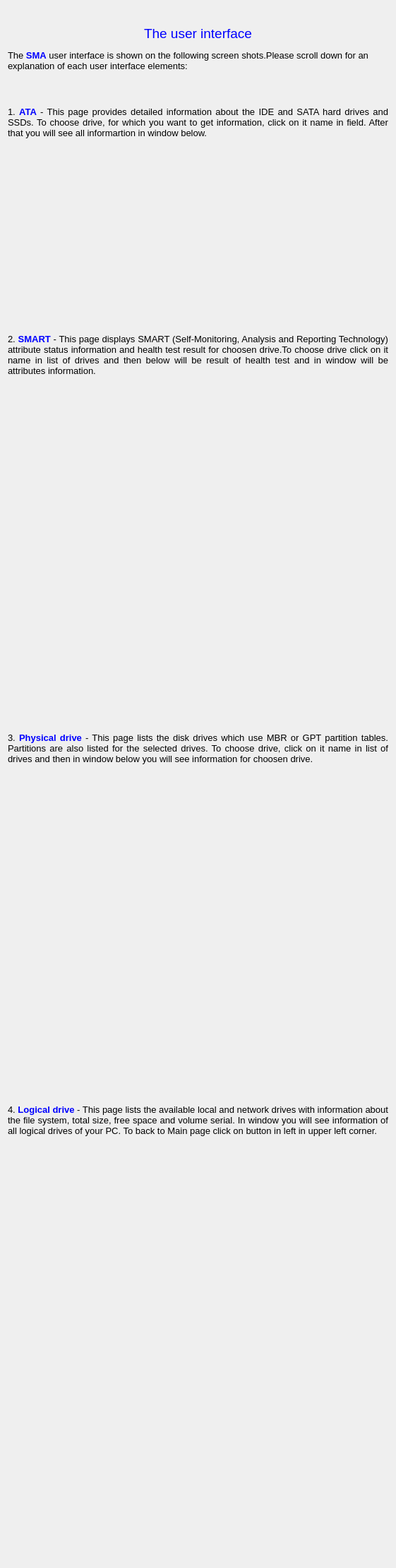
                <widget class="QWidget" name="scrollAreaWidgetContents_2">
                 <property name="geometry">
                  <rect>
                   <x>0</x>
                   <y>0</y>
                   <width>561</width>
                   <height>2222</height>
                  </rect>
                 </property>
                 <layout class="QHBoxLayout" name="horizontalLayout_36">
                  <item>
                   <widget class="QFrame" name="frame_48">
                    <property name="minimumSize">
                     <size>
                      <width>0</width>
                      <height>0</height>
                     </size>
                    </property>
                    <property name="maximumSize">
                     <size>
                      <width>16777215</width>
                      <height>2200</height>
                     </size>
                    </property>
                    <property name="frameShape">
                     <enum>QFrame::NoFrame</enum>
                    </property>
                    <property name="frameShadow">
                     <enum>QFrame::Raised</enum>
                    </property>
                    <property name="lineWidth">
                     <number>0</number>
                    </property>
                    <layout class="QVBoxLayout" name="verticalLayout_22">
                     <property name="spacing">
                      <number>0</number>
                     </property>
                     <property name="leftMargin">
                      <number>0</number>
                     </property>
                     <property name="topMargin">
                      <number>0</number>
                     </property>
                     <property name="rightMargin">
                      <number>0</number>
                     </property>
                     <property name="bottomMargin">
                      <number>0</number>
                     </property>
                     <item>
                      <widget class="QFrame" name="frame_49">
                       <property name="minimumSize">
                        <size>
                         <width>0</width>
                         <height>200</height>
                        </size>
                       </property>
                       <property name="maximumSize">
                        <size>
                         <width>16777215</width>
                         <height>150</height>
                        </size>
                       </property>
                       <property name="frameShape">
                        <enum>QFrame::NoFrame</enum>
                       </property>
                       <property name="frameShadow">
                        <enum>QFrame::Raised</enum>
                       </property>
                       <property name="lineWidth">
                        <number>0</number>
                       </property>
                       <layout class="QVBoxLayout" name="verticalLayout_24">
                        <property name="spacing">
                         <number>0</number>
                        </property>
                        <property name="leftMargin">
                         <number>0</number>
                        </property>
                        <property name="topMargin">
                         <number>0</number>
                        </property>
                        <property name="rightMargin">
                         <number>0</number>
                        </property>
                        <property name="bottomMargin">
                         <number>0</number>
                        </property>
                        <item>
                         <widget class="QLabel" name="label_15">
                          <property name="minimumSize">
                           <size>
                            <width>0</width>
                            <height>100</height>
                           </size>
                          </property>
                          <property name="maximumSize">
                           <size>
                            <width>16777215</width>
                            <height>100</height>
                           </size>
                          </property>
                          <property name="text">
                           <string>&lt;html&gt;&lt;head/&gt;&lt;body&gt;&lt;p align=&quot;center&quot;&gt;&lt;span style=&quot; font-size:14pt; color:#0000ff;&quot;&gt;The user interface&lt;/span&gt;&lt;/p&gt;&lt;p&gt;&lt;span style=&quot; font-size:10pt; color:#000000;&quot;&gt;The &lt;/span&gt;&lt;span style=&quot; font-size:10pt; font-weight:700; color:#0000ff;&quot;&gt;SMA&lt;/span&gt;&lt;span style=&quot; font-size:10pt; color:#000000;&quot;&gt; user interface is shown on the following screen shots.Please scroll down for an explanation of each user interface elements:&lt;/span&gt;&lt;/p&gt;&lt;p&gt;&lt;br/&gt;&lt;/p&gt;&lt;/body&gt;&lt;/html&gt;</string>
                          </property>
                          <property name="alignment">
                           <set>Qt::AlignLeading|Qt::AlignLeft|Qt::AlignTop</set>
                          </property>
                          <property name="wordWrap">
                           <bool>true</bool>
                          </property>
                         </widget>
                        </item>
                        <item>
                         <widget class="QLabel" name="label_20">
                          <property name="minimumSize">
                           <size>
                            <width>0</width>
                            <height>100</height>
                           </size>
                          </property>
                          <property name="maximumSize">
                           <size>
                            <width>16777215</width>
                            <height>150</height>
                           </size>
                          </property>
                          <property name="text">
                           <string>&lt;html&gt;&lt;head/&gt;&lt;body&gt;&lt;p align=&quot;justify&quot;&gt;&lt;span style=&quot; font-size:10pt;&quot;&gt;&lt;br/&gt;1. &lt;/span&gt;&lt;span style=&quot; font-size:10pt; font-weight:700; color:#0000ff;&quot;&gt;ATA&lt;/span&gt;&lt;span style=&quot; font-size:10pt;&quot;&gt; - This page provides detailed information about the IDE and SATA hard drives and SSDs. To choose drive, for which you want to get information, click on it name in field. After that you will see all informartion in window below.&lt;/span&gt;&lt;/p&gt;&lt;/body&gt;&lt;/html&gt;</string>
                          </property>
                          <property name="alignment">
                           <set>Qt::AlignLeading|Qt::AlignLeft|Qt::AlignTop</set>
                          </property>
                          <property name="wordWrap">
                           <bool>true</bool>
                          </property>
                         </widget>
                        </item>
                       </layout>
                      </widget>
                     </item>
                     <item>
                      <widget class="QFrame" name="frame_50">
                       <property name="minimumSize">
                        <size>
                         <width>0</width>
                         <height>2100</height>
                        </size>
                       </property>
                       <property name="frameShape">
                        <enum>QFrame::NoFrame</enum>
                       </property>
                       <property name="frameShadow">
                        <enum>QFrame::Raised</enum>
                       </property>
                       <property name="lineWidth">
                        <number>0</number>
                       </property>
                       <layout class="QVBoxLayout" name="verticalLayout_23">
                        <property name="spacing">
                         <number>10</number>
                        </property>
                        <property name="leftMargin">
                         <number>0</number>
                        </property>
                        <property name="topMargin">
                         <number>0</number>
                        </property>
                        <property name="rightMargin">
                         <number>0</number>
                        </property>
                        <property name="bottomMargin">
                         <number>0</number>
                        </property>
                        <item>
                         <widget class="QFrame" name="frame_54">
                          <property name="minimumSize">
                           <size>
                            <width>0</width>
                            <height>409</height>
                           </size>
                          </property>
                          <property name="frameShape">
                           <enum>QFrame::NoFrame</enum>
                          </property>
                          <property name="frameShadow">
                           <enum>QFrame::Raised</enum>
                          </property>
                          <property name="lineWidth">
                           <number>0</number>
                          </property>
                          <layout class="QVBoxLayout" name="verticalLayout_25">
                           <property name="leftMargin">
                            <number>0</number>
                           </property>
                           <property name="topMargin">
                            <number>0</number>
                           </property>
                           <property name="rightMargin">
                            <number>0</number>
                           </property>
                           <property name="bottomMargin">
                            <number>0</number>
                           </property>
                           <item>
                            <widget class="QLabel" name="label_19">
                             <property name="text">
                              <string>&lt;html&gt;&lt;head/&gt;&lt;body&gt;&lt;p&gt;&lt;img src=&quot;:/five.png&quot;/&gt;&lt;/p&gt;&lt;/body&gt;&lt;/html&gt;</string>
                             </property>
                             <property name="alignment">
                              <set>Qt::AlignHCenter|Qt::AlignTop</set>
                             </property>
                            </widget>
                           </item>
                           <item>
                            <widget class="QLabel" name="label_21">
                             <property name="text">
                              <string>&lt;html&gt;&lt;head/&gt;&lt;body&gt;&lt;p align=&quot;justify&quot;&gt;&lt;span style=&quot; font-size:10pt;&quot;&gt;2. &lt;/span&gt;&lt;span style=&quot; font-size:10pt; font-weight:700; color:#0000ff;&quot;&gt;SMART&lt;/span&gt;&lt;span style=&quot; font-size:10pt;&quot;&gt; - This page displays SMART (Self-Monitoring, Analysis and Reporting Technology) attribute status information and health test result for choosen drive.To choose drive click on it name in list of drives and then below will be result of health test and in window will be attributes information.&lt;/span&gt;&lt;/p&gt;&lt;/body&gt;&lt;/html&gt;</string>
                             </property>
                             <property name="alignment">
                              <set>Qt::AlignLeading|Qt::AlignLeft|Qt::AlignTop</set>
                             </property>
                             <property name="wordWrap">
                              <bool>true</bool>
                             </property>
                            </widget>
                           </item>
                          </layout>
                         </widget>
                        </item>
                        <item>
                         <widget class="QFrame" name="frame_53">
                          <property name="minimumSize">
                           <size>
                            <width>0</width>
                            <height>409</height>
                           </size>
                          </property>
                          <property name="frameShape">
                           <enum>QFrame::NoFrame</enum>
                          </property>
                          <property name="frameShadow">
                           <enum>QFrame::Raised</enum>
                          </property>
                          <property name="lineWidth">
                           <number>0</number>
                          </property>
                          <layout class="QVBoxLayout" name="verticalLayout_26">
                           <property name="spacing">
                            <number>0</number>
                           </property>
                           <property name="leftMargin">
                            <number>0</number>
                           </property>
                           <property name="topMargin">
                            <number>0</number>
                           </property>
                           <property name="rightMargin">
                            <number>0</number>
                           </property>
                           <property name="bottomMargin">
                            <number>0</number>
                           </property>
                           <item>
                            <widget class="QLabel" name="label_18">
                             <property name="text">
                              <string>&lt;html&gt;&lt;head/&gt;&lt;body&gt;&lt;p&gt;&lt;img src=&quot;:/fourth.png&quot;/&gt;&lt;/p&gt;&lt;/body&gt;&lt;/html&gt;</string>
                             </property>
                             <property name="alignment">
                              <set>Qt::AlignHCenter|Qt::AlignTop</set>
                             </property>
                            </widget>
                           </item>
                           <item>
                            <widget class="QLabel" name="label_22">
                             <property name="text">
                              <string>&lt;html&gt;&lt;head/&gt;&lt;body&gt;&lt;p align=&quot;justify&quot;&gt;&lt;br/&gt;&lt;/p&gt;&lt;p align=&quot;justify&quot;&gt;&lt;span style=&quot; font-size:10pt;&quot;&gt;3. &lt;/span&gt;&lt;span style=&quot; font-size:10pt; font-weight:700; color:#0000ff;&quot;&gt;Physical drive&lt;/span&gt;&lt;span style=&quot; font-size:10pt;&quot;&gt; - This page lists the disk drives which use MBR or GPT partition tables. Partitions are also listed for the selected drives. To choose drive, click on it name in list of drives and then in window below you will see information for choosen drive.&lt;/span&gt;&lt;/p&gt;&lt;/body&gt;&lt;/html&gt;</string>
                             </property>
                             <property name="alignment">
                              <set>Qt::AlignLeading|Qt::AlignLeft|Qt::AlignTop</set>
                             </property>
                             <property name="wordWrap">
                              <bool>true</bool>
                             </property>
                            </widget>
                           </item>
                          </layout>
                         </widget>
                        </item>
                        <item>
                         <widget class="QFrame" name="frame_52">
                          <property name="minimumSize">
                           <size>
                            <width>0</width>
                            <height>409</height>
                           </size>
                          </property>
                          <property name="frameShape">
                           <enum>QFrame::NoFrame</enum>
                          </property>
                          <property name="frameShadow">
                           <enum>QFrame::Raised</enum>
                          </property>
                          <property name="lineWidth">
                           <number>0</number>
                          </property>
                          <layout class="QVBoxLayout" name="verticalLayout_27">
                           <property name="spacing">
                            <number>0</number>
                           </property>
                           <property name="leftMargin">
                            <number>0</number>
                           </property>
                           <property name="topMargin">
                            <number>0</number>
                           </property>
                           <property name="rightMargin">
                            <number>0</number>
                           </property>
                           <property name="bottomMargin">
                            <number>0</number>
                           </property>
                           <item>
                            <widget class="QLabel" name="label_17">
                             <property name="text">
                              <string>&lt;html&gt;&lt;head/&gt;&lt;body&gt;&lt;p&gt;&lt;img src=&quot;:/third.png&quot;/&gt;&lt;/p&gt;&lt;/body&gt;&lt;/html&gt;</string>
                             </property>
                             <property name="alignment">
                              <set>Qt::AlignHCenter|Qt::AlignTop</set>
                             </property>
                            </widget>
                           </item>
                           <item>
                            <widget class="QLabel" name="label_23">
                             <property name="text">
                              <string>&lt;html&gt;&lt;head/&gt;&lt;body&gt;&lt;p align=&quot;justify&quot;&gt;&lt;br/&gt;&lt;/p&gt;&lt;p align=&quot;justify&quot;&gt;&lt;span style=&quot; font-size:10pt;&quot;&gt;4. &lt;/span&gt;&lt;span style=&quot; font-size:10pt; font-weight:700; color:#0000ff;&quot;&gt;Logical drive&lt;/span&gt;&lt;span style=&quot; font-size:10pt;&quot;&gt; - This page lists the available local and network drives with information about the file system, total size, free space and volume serial. In window you will see information of all logical drives of your PC. To back to Main page click on button in left in upper left corner.&lt;/span&gt;&lt;/p&gt;&lt;/body&gt;&lt;/html&gt;</string>
                             </property>
                             <property name="alignment">
                              <set>Qt::AlignLeading|Qt::AlignLeft|Qt::AlignTop</set>
                             </property>
                             <property name="wordWrap">
                              <bool>true</bool>
                             </property>
                            </widget>
                           </item>
                          </layout>
                         </widget>
                        </item>
                        <item>
                         <widget class="QFrame" name="frame_51">
                          <property name="frameShape">
                           <enum>QFrame::NoFrame</enum>
                          </property>
                          <property name="frameShadow">
                           <enum>QFrame::Raised</enum>
                          </property>
                          <property name="lineWidth">
                           <number>0</number>
                          </property>
                          <layout class="QHBoxLayout" name="horizontalLayout_38">
                           <property name="spacing">
                            <number>0</number>
                           </property>
                           <property name="leftMargin">
                            <number>0</number>
                           </property>
                           <property name="topMargin">
                            <number>0</number>
                           </property>
                           <property name="rightMargin">
                            <number>0</number>
                           </property>
                           <property name="bottomMargin">
                            <number>0</number>
                           </property>
                           <item>
                            <widget class="QLabel" name="label_16">
                             <property name="text">
                              <string>&lt;html&gt;&lt;head/&gt;&lt;body&gt;&lt;p&gt;&lt;img src=&quot;:/second.png&quot;/&gt;&lt;/p&gt;&lt;/body&gt;&lt;/html&gt;</string>
                             </property>
                             <property name="alignment">
                              <set>Qt::AlignHCenter|Qt::AlignTop</set>
                             </property>
                            </widget>
                           </item>
                          </layout>
                         </widget>
                        </item>
                       </layout>
                      </widget>
                     </item>
                    </layout>
                   </widget>
                  </item>
                 </layout>
                </widget>
